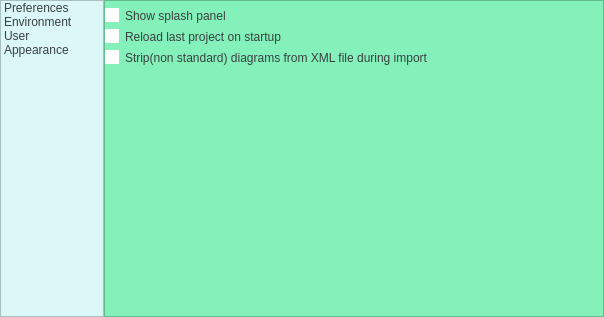
<?xml version="1.0" encoding="UTF-8"?>
<ui version="4.0">
 <class>Form</class>
 <widget class="QWidget" name="Form">
  <property name="windowModality">
   <enum>Qt::WindowModal</enum>
  </property>
  <property name="geometry">
   <rect>
    <x>0</x>
    <y>0</y>
    <width>604</width>
    <height>317</height>
   </rect>
  </property>
  <property name="sizePolicy">
   <sizepolicy hsizetype="MinimumExpanding" vsizetype="MinimumExpanding">
    <horstretch>0</horstretch>
    <verstretch>0</verstretch>
   </sizepolicy>
  </property>
  <property name="minimumSize">
   <size>
    <width>604</width>
    <height>317</height>
   </size>
  </property>
  <property name="maximumSize">
   <size>
    <width>604</width>
    <height>317</height>
   </size>
  </property>
  <property name="baseSize">
   <size>
    <width>604</width>
    <height>317</height>
   </size>
  </property>
  <property name="contextMenuPolicy">
   <enum>Qt::ActionsContextMenu</enum>
  </property>
  <property name="windowTitle">
   <string>Settings</string>
  </property>
  <property name="styleSheet">
   <string notr="true">QCheckBox::indicator::unchecked
{
background-color: #ffffff;
}
QCheckBox::indicator::checked
{
background-color: #ffffff;
}</string>
  </property>
  <layout class="QHBoxLayout" name="horizontalLayout">
   <property name="spacing">
    <number>0</number>
   </property>
   <property name="leftMargin">
    <number>0</number>
   </property>
   <property name="topMargin">
    <number>0</number>
   </property>
   <property name="rightMargin">
    <number>0</number>
   </property>
   <property name="bottomMargin">
    <number>0</number>
   </property>
   <item>
    <layout class="QHBoxLayout" name="horizontalLayout_3">
     <property name="spacing">
      <number>0</number>
     </property>
     <property name="leftMargin">
      <number>0</number>
     </property>
     <property name="rightMargin">
      <number>0</number>
     </property>
     <item>
      <widget class="QListWidget" name="listWidget">
       <property name="sizePolicy">
        <sizepolicy hsizetype="MinimumExpanding" vsizetype="Expanding">
         <horstretch>0</horstretch>
         <verstretch>0</verstretch>
        </sizepolicy>
       </property>
       <property name="minimumSize">
        <size>
         <width>100</width>
         <height>0</height>
        </size>
       </property>
       <property name="palette">
        <palette>
         <active>
          <colorrole role="WindowText">
           <brush brushstyle="SolidPattern">
            <color alpha="255">
             <red>57</red>
             <green>64</green>
             <blue>64</blue>
            </color>
           </brush>
          </colorrole>
          <colorrole role="Button">
           <brush brushstyle="SolidPattern">
            <color alpha="255">
             <red>220</red>
             <green>247</green>
             <blue>247</blue>
            </color>
           </brush>
          </colorrole>
          <colorrole role="Text">
           <brush brushstyle="SolidPattern">
            <color alpha="255">
             <red>57</red>
             <green>64</green>
             <blue>64</blue>
            </color>
           </brush>
          </colorrole>
          <colorrole role="ButtonText">
           <brush brushstyle="SolidPattern">
            <color alpha="255">
             <red>57</red>
             <green>64</green>
             <blue>64</blue>
            </color>
           </brush>
          </colorrole>
          <colorrole role="Base">
           <brush brushstyle="SolidPattern">
            <color alpha="255">
             <red>220</red>
             <green>247</green>
             <blue>247</blue>
            </color>
           </brush>
          </colorrole>
          <colorrole role="Window">
           <brush brushstyle="SolidPattern">
            <color alpha="255">
             <red>220</red>
             <green>247</green>
             <blue>247</blue>
            </color>
           </brush>
          </colorrole>
         </active>
         <inactive>
          <colorrole role="WindowText">
           <brush brushstyle="SolidPattern">
            <color alpha="255">
             <red>57</red>
             <green>64</green>
             <blue>64</blue>
            </color>
           </brush>
          </colorrole>
          <colorrole role="Button">
           <brush brushstyle="SolidPattern">
            <color alpha="255">
             <red>220</red>
             <green>247</green>
             <blue>247</blue>
            </color>
           </brush>
          </colorrole>
          <colorrole role="Text">
           <brush brushstyle="SolidPattern">
            <color alpha="255">
             <red>57</red>
             <green>64</green>
             <blue>64</blue>
            </color>
           </brush>
          </colorrole>
          <colorrole role="ButtonText">
           <brush brushstyle="SolidPattern">
            <color alpha="255">
             <red>57</red>
             <green>64</green>
             <blue>64</blue>
            </color>
           </brush>
          </colorrole>
          <colorrole role="Base">
           <brush brushstyle="SolidPattern">
            <color alpha="255">
             <red>220</red>
             <green>247</green>
             <blue>247</blue>
            </color>
           </brush>
          </colorrole>
          <colorrole role="Window">
           <brush brushstyle="SolidPattern">
            <color alpha="255">
             <red>220</red>
             <green>247</green>
             <blue>247</blue>
            </color>
           </brush>
          </colorrole>
         </inactive>
         <disabled>
          <colorrole role="WindowText">
           <brush brushstyle="SolidPattern">
            <color alpha="255">
             <red>57</red>
             <green>64</green>
             <blue>64</blue>
            </color>
           </brush>
          </colorrole>
          <colorrole role="Button">
           <brush brushstyle="SolidPattern">
            <color alpha="255">
             <red>220</red>
             <green>247</green>
             <blue>247</blue>
            </color>
           </brush>
          </colorrole>
          <colorrole role="Text">
           <brush brushstyle="SolidPattern">
            <color alpha="255">
             <red>57</red>
             <green>64</green>
             <blue>64</blue>
            </color>
           </brush>
          </colorrole>
          <colorrole role="ButtonText">
           <brush brushstyle="SolidPattern">
            <color alpha="255">
             <red>57</red>
             <green>64</green>
             <blue>64</blue>
            </color>
           </brush>
          </colorrole>
          <colorrole role="Base">
           <brush brushstyle="SolidPattern">
            <color alpha="255">
             <red>220</red>
             <green>247</green>
             <blue>247</blue>
            </color>
           </brush>
          </colorrole>
          <colorrole role="Window">
           <brush brushstyle="SolidPattern">
            <color alpha="255">
             <red>220</red>
             <green>247</green>
             <blue>247</blue>
            </color>
           </brush>
          </colorrole>
         </disabled>
        </palette>
       </property>
       <property name="autoFillBackground">
        <bool>false</bool>
       </property>
       <property name="styleSheet">
        <string notr="true">QListWidget
{
background-color:#dcf7f7;
color: #394040;
}
QListWidget::focus
{
background-color:#afedbf;
color: #394040;
}
</string>
       </property>
       <property name="spacing">
        <number>6</number>
       </property>
       <item>
        <property name="text">
         <string>Preferences</string>
        </property>
       </item>
       <item>
        <property name="text">
         <string>Environment</string>
        </property>
       </item>
       <item>
        <property name="text">
         <string>User</string>
        </property>
       </item>
       <item>
        <property name="text">
         <string>Appearance</string>
        </property>
       </item>
      </widget>
     </item>
     <item>
      <widget class="QStackedWidget" name="stackedWidget">
       <property name="sizePolicy">
        <sizepolicy hsizetype="Fixed" vsizetype="Fixed">
         <horstretch>0</horstretch>
         <verstretch>0</verstretch>
        </sizepolicy>
       </property>
       <property name="minimumSize">
        <size>
         <width>500</width>
         <height>315</height>
        </size>
       </property>
       <property name="baseSize">
        <size>
         <width>500</width>
         <height>315</height>
        </size>
       </property>
       <property name="mouseTracking">
        <bool>false</bool>
       </property>
       <property name="styleSheet">
        <string notr="true">QWidget
{
background-color:#84f1ba;
color:#394040;
}
QLineEdit
{
background-color: #ffffff;
}
QComboBox
{
background-color: #ffffff;
}

QComboBox
{
background-color: #ffffff;
selection-color: #7ee297;
}</string>
       </property>
       <property name="frameShape">
        <enum>QFrame::StyledPanel</enum>
       </property>
       <property name="frameShadow">
        <enum>QFrame::Plain</enum>
       </property>
       <property name="currentIndex">
        <number>0</number>
       </property>
       <widget class="QWidget" name="preferencesPage">
        <property name="enabled">
         <bool>true</bool>
        </property>
        <layout class="QVBoxLayout" name="verticalLayout_4">
         <property name="spacing">
          <number>0</number>
         </property>
         <property name="sizeConstraint">
          <enum>QLayout::SetDefaultConstraint</enum>
         </property>
         <property name="leftMargin">
          <number>0</number>
         </property>
         <property name="topMargin">
          <number>0</number>
         </property>
         <property name="rightMargin">
          <number>0</number>
         </property>
         <property name="bottomMargin">
          <number>0</number>
         </property>
         <item>
          <layout class="QHBoxLayout" name="horizontalLayout_4">
           <property name="spacing">
            <number>0</number>
           </property>
           <item>
            <layout class="QVBoxLayout" name="verticalLayout_5">
             <property name="spacing">
              <number>6</number>
             </property>
             <property name="sizeConstraint">
              <enum>QLayout::SetNoConstraint</enum>
             </property>
             <property name="topMargin">
              <number>6</number>
             </property>
             <property name="bottomMargin">
              <number>250</number>
             </property>
             <item>
              <widget class="QCheckBox" name="showSpashPanelCheck">
               <property name="text">
                <string>Show splash panel</string>
               </property>
              </widget>
             </item>
             <item>
              <widget class="QCheckBox" name="ReloadLastProjectCheck">
               <property name="text">
                <string>Reload last project on startup</string>
               </property>
              </widget>
             </item>
             <item>
              <widget class="QCheckBox" name="StripCheck">
               <property name="text">
                <string>Strip(non standard) diagrams from XML file during import</string>
               </property>
              </widget>
             </item>
            </layout>
           </item>
          </layout>
         </item>
        </layout>
       </widget>
       <widget class="QWidget" name="environmentPage">
        <property name="enabled">
         <bool>true</bool>
        </property>
        <layout class="QVBoxLayout" name="verticalLayout_3">
         <property name="spacing">
          <number>6</number>
         </property>
         <property name="leftMargin">
          <number>0</number>
         </property>
         <property name="topMargin">
          <number>0</number>
         </property>
         <property name="rightMargin">
          <number>0</number>
         </property>
         <property name="bottomMargin">
          <number>0</number>
         </property>
         <item>
          <layout class="QHBoxLayout" name="horizontalLayout_6">
           <property name="spacing">
            <number>0</number>
           </property>
           <item>
            <layout class="QVBoxLayout" name="verticalLayout_6">
             <property name="spacing">
              <number>6</number>
             </property>
             <property name="topMargin">
              <number>6</number>
             </property>
             <item>
              <widget class="QLabel" name="label">
               <property name="text">
                <string>Output file format</string>
               </property>
              </widget>
             </item>
             <item>
              <widget class="QComboBox" name="outputFormatComboBox">
               <item>
                <property name="text">
                 <string>GIF</string>
                </property>
               </item>
               <item>
                <property name="text">
                 <string>JPEG</string>
                </property>
               </item>
               <item>
                <property name="text">
                 <string>PNG</string>
                </property>
               </item>
              </widget>
             </item>
             <item>
              <widget class="QLabel" name="label_2">
               <property name="text">
                <string>Save file directory</string>
               </property>
              </widget>
             </item>
             <item>
              <widget class="QLineEdit" name="saveFileDirectoryLine"/>
             </item>
            </layout>
           </item>
           <item>
            <spacer name="horizontalSpacer">
             <property name="orientation">
              <enum>Qt::Horizontal</enum>
             </property>
             <property name="sizeType">
              <enum>QSizePolicy::Preferred</enum>
             </property>
             <property name="sizeHint" stdset="0">
              <size>
               <width>250</width>
               <height>20</height>
              </size>
             </property>
            </spacer>
           </item>
          </layout>
         </item>
         <item>
          <spacer name="verticalSpacer">
           <property name="orientation">
            <enum>Qt::Vertical</enum>
           </property>
           <property name="sizeType">
            <enum>QSizePolicy::Preferred</enum>
           </property>
           <property name="sizeHint" stdset="0">
            <size>
             <width>40</width>
             <height>238</height>
            </size>
           </property>
          </spacer>
         </item>
        </layout>
        <zorder>verticalSpacer</zorder>
       </widget>
       <widget class="QWidget" name="userPage">
        <property name="enabled">
         <bool>true</bool>
        </property>
        <layout class="QVBoxLayout" name="verticalLayout_10">
         <property name="spacing">
          <number>0</number>
         </property>
         <property name="leftMargin">
          <number>0</number>
         </property>
         <property name="topMargin">
          <number>0</number>
         </property>
         <property name="rightMargin">
          <number>0</number>
         </property>
         <property name="bottomMargin">
          <number>0</number>
         </property>
         <item>
          <layout class="QHBoxLayout" name="horizontalLayout_2">
           <property name="spacing">
            <number>0</number>
           </property>
           <item>
            <layout class="QVBoxLayout" name="verticalLayout_9">
             <property name="spacing">
              <number>6</number>
             </property>
             <property name="topMargin">
              <number>6</number>
             </property>
             <item>
              <widget class="QLabel" name="label_4">
               <property name="text">
                <string>User name</string>
               </property>
              </widget>
             </item>
             <item>
              <widget class="QLineEdit" name="userNameLine"/>
             </item>
             <item>
              <widget class="QLabel" name="label_3">
               <property name="text">
                <string>Email address</string>
               </property>
              </widget>
             </item>
             <item>
              <widget class="QLineEdit" name="emailLine"/>
             </item>
             <item>
              <widget class="QLabel" name="label_5">
               <property name="text">
                <string>User home page</string>
               </property>
              </widget>
             </item>
             <item>
              <widget class="QLineEdit" name="userHomePageLine"/>
             </item>
            </layout>
           </item>
           <item>
            <spacer name="horizontalSpacer_2">
             <property name="orientation">
              <enum>Qt::Horizontal</enum>
             </property>
             <property name="sizeType">
              <enum>QSizePolicy::Preferred</enum>
             </property>
             <property name="sizeHint" stdset="0">
              <size>
               <width>250</width>
               <height>20</height>
              </size>
             </property>
            </spacer>
           </item>
          </layout>
         </item>
         <item>
          <spacer name="verticalSpacer_2">
           <property name="orientation">
            <enum>Qt::Vertical</enum>
           </property>
           <property name="sizeType">
            <enum>QSizePolicy::Preferred</enum>
           </property>
           <property name="sizeHint" stdset="0">
            <size>
             <width>20</width>
             <height>180</height>
            </size>
           </property>
          </spacer>
         </item>
        </layout>
       </widget>
       <widget class="QWidget" name="AppearencePage">
        <property name="enabled">
         <bool>true</bool>
        </property>
        <layout class="QVBoxLayout" name="verticalLayout_12">
         <property name="spacing">
          <number>0</number>
         </property>
         <property name="leftMargin">
          <number>0</number>
         </property>
         <property name="topMargin">
          <number>0</number>
         </property>
         <property name="rightMargin">
          <number>0</number>
         </property>
         <property name="bottomMargin">
          <number>0</number>
         </property>
         <item>
          <layout class="QHBoxLayout" name="horizontalLayout_7">
           <property name="spacing">
            <number>0</number>
           </property>
           <item>
            <layout class="QVBoxLayout" name="verticalLayout_11">
             <property name="spacing">
              <number>6</number>
             </property>
             <property name="topMargin">
              <number>6</number>
             </property>
             <property name="bottomMargin">
              <number>0</number>
             </property>
             <item>
              <widget class="QLabel" name="label_7">
               <property name="text">
                <string>Language</string>
               </property>
              </widget>
             </item>
             <item>
              <widget class="QComboBox" name="languageComboBox">
               <item>
                <property name="text">
                 <string>English</string>
                </property>
               </item>
              </widget>
             </item>
             <item>
              <widget class="QLabel" name="label_6">
               <property name="text">
                <string>Theme</string>
               </property>
              </widget>
             </item>
             <item>
              <widget class="QComboBox" name="themeComboBox">
               <item>
                <property name="text">
                 <string>Windows</string>
                </property>
               </item>
              </widget>
             </item>
            </layout>
           </item>
           <item>
            <spacer name="horizontalSpacer_3">
             <property name="orientation">
              <enum>Qt::Horizontal</enum>
             </property>
             <property name="sizeType">
              <enum>QSizePolicy::Preferred</enum>
             </property>
             <property name="sizeHint" stdset="0">
              <size>
               <width>250</width>
               <height>20</height>
              </size>
             </property>
            </spacer>
           </item>
          </layout>
         </item>
         <item>
          <spacer name="verticalSpacer_3">
           <property name="orientation">
            <enum>Qt::Vertical</enum>
           </property>
           <property name="sizeType">
            <enum>QSizePolicy::Preferred</enum>
           </property>
           <property name="sizeHint" stdset="0">
            <size>
             <width>20</width>
             <height>237</height>
            </size>
           </property>
          </spacer>
         </item>
        </layout>
       </widget>
      </widget>
     </item>
    </layout>
   </item>
   <item>
    <layout class="QVBoxLayout" name="verticalLayout_7">
     <property name="spacing">
      <number>0</number>
     </property>
    </layout>
   </item>
  </layout>
 </widget>
 <resources/>
 <connections/>
</ui>
